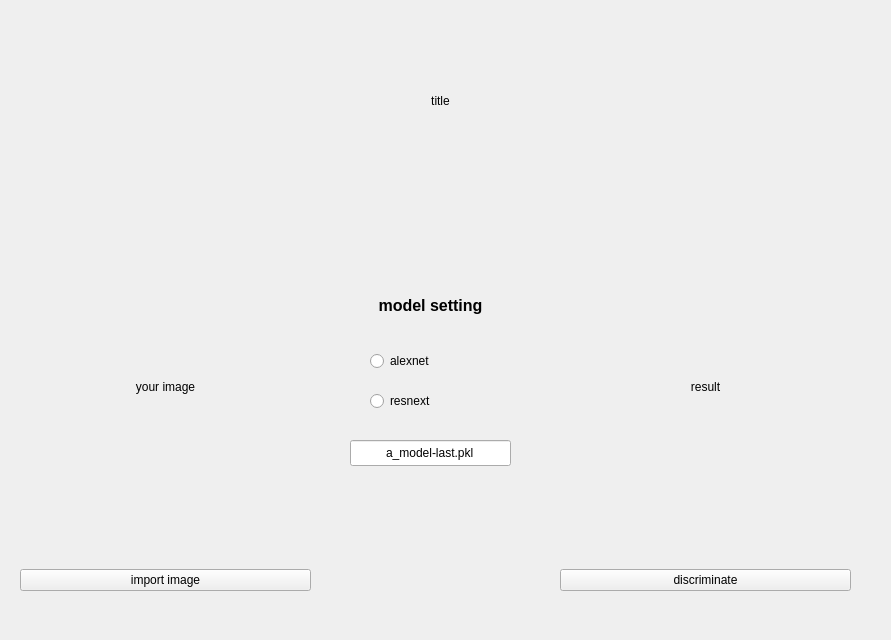
<?xml version="1.0" encoding="UTF-8"?>
<ui version="4.0">
 <class>Form</class>
 <widget class="QWidget" name="Form">
  <property name="geometry">
   <rect>
    <x>0</x>
    <y>0</y>
    <width>891</width>
    <height>640</height>
   </rect>
  </property>
  <property name="windowTitle">
   <string>gotobun discriminator</string>
  </property>
  <widget class="QWidget" name="verticalLayoutWidget">
   <property name="geometry">
    <rect>
     <x>20</x>
     <y>210</y>
     <width>291</width>
     <height>381</height>
    </rect>
   </property>
   <layout class="QVBoxLayout" name="verticalLayout">
    <item>
     <widget class="QLabel" name="label">
      <property name="text">
       <string>your image</string>
      </property>
      <property name="alignment">
       <set>Qt::AlignCenter</set>
      </property>
     </widget>
    </item>
    <item>
     <widget class="QPushButton" name="pushButton">
      <property name="text">
       <string>import image</string>
      </property>
     </widget>
    </item>
   </layout>
  </widget>
  <widget class="QWidget" name="verticalLayoutWidget_2">
   <property name="geometry">
    <rect>
     <x>560</x>
     <y>210</y>
     <width>291</width>
     <height>381</height>
    </rect>
   </property>
   <layout class="QVBoxLayout" name="verticalLayout_2">
    <item>
     <widget class="QLabel" name="label_2">
      <property name="text">
       <string>result</string>
      </property>
      <property name="alignment">
       <set>Qt::AlignCenter</set>
      </property>
     </widget>
    </item>
    <item>
     <widget class="QPushButton" name="pushButton_2">
      <property name="text">
       <string>discriminate</string>
      </property>
     </widget>
    </item>
   </layout>
  </widget>
  <widget class="QLineEdit" name="lineEdit">
   <property name="geometry">
    <rect>
     <x>350</x>
     <y>440</y>
     <width>161</width>
     <height>26</height>
    </rect>
   </property>
   <property name="text">
    <string>a_model-last.pkl</string>
   </property>
   <property name="alignment">
    <set>Qt::AlignCenter</set>
   </property>
  </widget>
  <widget class="QLabel" name="label_3">
   <property name="geometry">
    <rect>
     <x>60</x>
     <y>30</y>
     <width>761</width>
     <height>141</height>
    </rect>
   </property>
   <property name="text">
    <string>title</string>
   </property>
   <property name="alignment">
    <set>Qt::AlignCenter</set>
   </property>
  </widget>
  <widget class="QRadioButton" name="radioButton">
   <property name="geometry">
    <rect>
     <x>370</x>
     <y>350</y>
     <width>118</width>
     <height>22</height>
    </rect>
   </property>
   <property name="text">
    <string>alexnet</string>
   </property>
  </widget>
  <widget class="QRadioButton" name="radioButton_2">
   <property name="geometry">
    <rect>
     <x>370</x>
     <y>390</y>
     <width>118</width>
     <height>22</height>
    </rect>
   </property>
   <property name="text">
    <string>resnext</string>
   </property>
  </widget>
  <widget class="QLabel" name="label_4">
   <property name="geometry">
    <rect>
     <x>360</x>
     <y>290</y>
     <width>141</width>
     <height>31</height>
    </rect>
   </property>
   <property name="text">
    <string>&lt;html&gt;&lt;head/&gt;&lt;body&gt;&lt;p&gt;&lt;span style=&quot; font-size:12pt; font-weight:600;&quot;&gt;model setting&lt;/span&gt;&lt;/p&gt;&lt;/body&gt;&lt;/html&gt;</string>
   </property>
   <property name="alignment">
    <set>Qt::AlignCenter</set>
   </property>
  </widget>
 </widget>
 <resources/>
 <connections/>
</ui>
